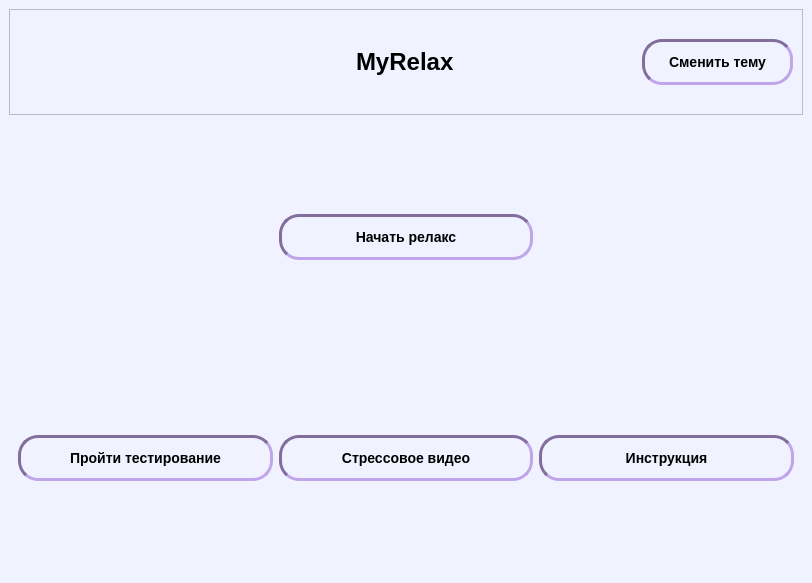
<?xml version="1.0" encoding="UTF-8"?>
<ui version="4.0">
 <class>MainWindow</class>
 <widget class="QMainWindow" name="MainWindow">
  <property name="geometry">
   <rect>
    <x>0</x>
    <y>0</y>
    <width>812</width>
    <height>583</height>
   </rect>
  </property>
  <property name="windowTitle">
   <string>MyRelax - Hub</string>
  </property>
  <property name="styleSheet">
   <string notr="true">#MainWindow *{
  background-color: #f0f3ff;
}

#centralwidget QLabel{
  color: #000000;
  font-size: 24px;
  font-weight: 800;
}

QPushButton{
  padding: 12px 24px;
  border-style: inset;
  border-width: 3px;
  border-radius: 20px;
  border-color: #816e9c;
  background: #f5f6fc;
  color: #000000;
  font-size: 14px;
  font-weight: 600;
  margin: 20px 0px;
}

</string>
  </property>
  <widget class="QWidget" name="centralwidget">
   <layout class="QGridLayout" name="gridLayout_2">
    <item row="1" column="0">
     <widget class="QStackedWidget" name="stackedWidget">
      <widget class="QWidget" name="page">
       <layout class="QVBoxLayout" name="verticalLayout">
        <item>
         <layout class="QGridLayout" name="gridLayout">
          <item row="3" column="1" alignment="Qt::AlignVCenter">
           <widget class="QPushButton" name="stress_video_btn">
            <property name="text">
             <string>Стрессовое видео</string>
            </property>
           </widget>
          </item>
          <item row="3" column="0" alignment="Qt::AlignVCenter">
           <widget class="QPushButton" name="testing_btn">
            <property name="text">
             <string>Пройти тестирование</string>
            </property>
           </widget>
          </item>
          <item row="3" column="2" alignment="Qt::AlignVCenter">
           <widget class="QPushButton" name="instruction_btn">
            <property name="text">
             <string>Инструкция</string>
            </property>
           </widget>
          </item>
          <item row="0" column="1" alignment="Qt::AlignVCenter">
           <widget class="QPushButton" name="start_btn">
            <property name="text">
             <string>Начать релакс</string>
            </property>
           </widget>
          </item>
         </layout>
        </item>
       </layout>
      </widget>
      <widget class="QWidget" name="page_2"/>
     </widget>
    </item>
    <item row="0" column="0">
     <widget class="QFrame" name="header_frame">
      <property name="frameShape">
       <enum>QFrame::StyledPanel</enum>
      </property>
      <property name="frameShadow">
       <enum>QFrame::Raised</enum>
      </property>
      <layout class="QHBoxLayout" name="horizontalLayout">
       <item alignment="Qt::AlignLeft">
        <widget class="QLabel" name="label_2">
         <property name="text">
          <string/>
         </property>
        </widget>
       </item>
       <item alignment="Qt::AlignHCenter">
        <widget class="QLabel" name="main_label">
         <property name="text">
          <string>MyRelax</string>
         </property>
        </widget>
       </item>
       <item alignment="Qt::AlignRight">
        <widget class="QPushButton" name="change_theme_btn">
         <property name="minimumSize">
          <size>
           <width>0</width>
           <height>0</height>
          </size>
         </property>
         <property name="text">
          <string>Сменить тему</string>
         </property>
        </widget>
       </item>
      </layout>
     </widget>
    </item>
   </layout>
  </widget>
  <action name="open_file_action">
   <property name="text">
    <string>Открыть файл...</string>
   </property>
  </action>
  <action name="light_theme_action">
   <property name="checkable">
    <bool>true</bool>
   </property>
   <property name="enabled">
    <bool>true</bool>
   </property>
   <property name="text">
    <string>Светлая</string>
   </property>
  </action>
  <action name="dark_theme_action">
   <property name="checkable">
    <bool>true</bool>
   </property>
   <property name="checked">
    <bool>true</bool>
   </property>
   <property name="enabled">
    <bool>true</bool>
   </property>
   <property name="text">
    <string>Тёмная</string>
   </property>
  </action>
 </widget>
 <resources/>
 <connections/>
</ui>
